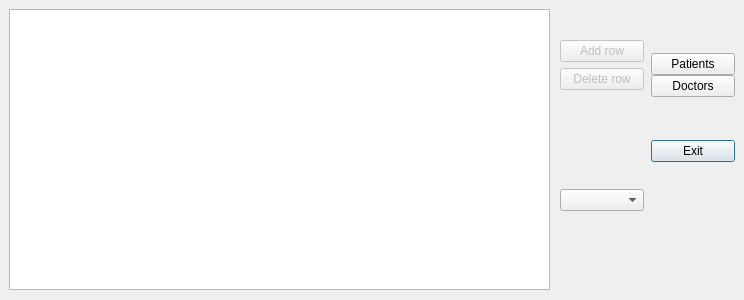
<?xml version="1.0" encoding="UTF-8"?>
<ui version="4.0">
 <class>Base</class>
 <widget class="QDialog" name="Base">
  <property name="geometry">
   <rect>
    <x>0</x>
    <y>0</y>
    <width>744</width>
    <height>300</height>
   </rect>
  </property>
  <property name="windowTitle">
   <string>Dialog</string>
  </property>
  <widget class="QTableView" name="tableView">
   <property name="geometry">
    <rect>
     <x>9</x>
     <y>9</y>
     <width>541</width>
     <height>281</height>
    </rect>
   </property>
  </widget>
  <widget class="QWidget" name="layoutWidget">
   <property name="geometry">
    <rect>
     <x>651</x>
     <y>9</y>
     <width>84</width>
     <height>197</height>
    </rect>
   </property>
   <layout class="QGridLayout" name="gridLayout">
    <property name="leftMargin">
     <number>0</number>
    </property>
    <property name="verticalSpacing">
     <number>0</number>
    </property>
    <item row="0" column="4">
     <spacer name="verticalSpacer_2">
      <property name="orientation">
       <enum>Qt::Vertical</enum>
      </property>
      <property name="sizeHint" stdset="0">
       <size>
        <width>20</width>
        <height>40</height>
       </size>
      </property>
     </spacer>
    </item>
    <item row="4" column="4">
     <widget class="QPushButton" name="pushButton">
      <property name="text">
       <string>Exit</string>
      </property>
     </widget>
    </item>
    <item row="1" column="4">
     <widget class="QPushButton" name="pushButton_2">
      <property name="text">
       <string>Patients</string>
      </property>
     </widget>
    </item>
    <item row="5" column="4">
     <spacer name="verticalSpacer_3">
      <property name="orientation">
       <enum>Qt::Vertical</enum>
      </property>
      <property name="sizeHint" stdset="0">
       <size>
        <width>20</width>
        <height>40</height>
       </size>
      </property>
     </spacer>
    </item>
    <item row="2" column="4">
     <widget class="QPushButton" name="pushButton_3">
      <property name="text">
       <string>Doctors</string>
      </property>
     </widget>
    </item>
    <item row="3" column="4">
     <spacer name="verticalSpacer">
      <property name="orientation">
       <enum>Qt::Vertical</enum>
      </property>
      <property name="sizeHint" stdset="0">
       <size>
        <width>20</width>
        <height>40</height>
       </size>
      </property>
     </spacer>
    </item>
   </layout>
  </widget>
  <widget class="QWidget" name="layoutWidget">
   <property name="geometry">
    <rect>
     <x>560</x>
     <y>10</y>
     <width>84</width>
     <height>201</height>
    </rect>
   </property>
   <layout class="QVBoxLayout" name="verticalLayout">
    <item>
     <spacer name="verticalSpacer_5">
      <property name="orientation">
       <enum>Qt::Vertical</enum>
      </property>
      <property name="sizeType">
       <enum>QSizePolicy::Maximum</enum>
      </property>
      <property name="sizeHint" stdset="0">
       <size>
        <width>20</width>
        <height>30</height>
       </size>
      </property>
     </spacer>
    </item>
    <item>
     <widget class="QPushButton" name="pushButton_5">
      <property name="enabled">
       <bool>false</bool>
      </property>
      <property name="text">
       <string>Add row</string>
      </property>
     </widget>
    </item>
    <item>
     <widget class="QPushButton" name="pushButton_4">
      <property name="enabled">
       <bool>false</bool>
      </property>
      <property name="text">
       <string>Delete row</string>
      </property>
     </widget>
    </item>
    <item>
     <spacer name="verticalSpacer_4">
      <property name="orientation">
       <enum>Qt::Vertical</enum>
      </property>
      <property name="sizeHint" stdset="0">
       <size>
        <width>20</width>
        <height>40</height>
       </size>
      </property>
     </spacer>
    </item>
    <item>
     <widget class="QComboBox" name="comboBox"/>
    </item>
   </layout>
  </widget>
  <zorder>layoutWidget</zorder>
  <zorder>layoutWidget</zorder>
  <zorder>tableView</zorder>
 </widget>
 <resources/>
 <connections/>
</ui>
